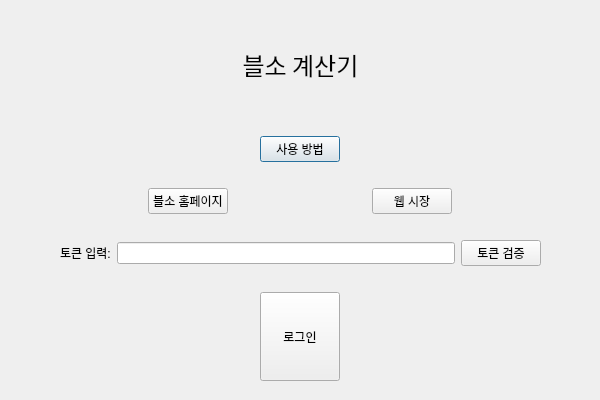
<?xml version="1.0" encoding="UTF-8"?>
<ui version="4.0">
 <class>LoginWindow</class>
 <widget class="QDialog" name="LoginWindow">
  <property name="enabled">
   <bool>true</bool>
  </property>
  <property name="geometry">
   <rect>
    <x>0</x>
    <y>0</y>
    <width>600</width>
    <height>400</height>
   </rect>
  </property>
  <property name="minimumSize">
   <size>
    <width>600</width>
    <height>400</height>
   </size>
  </property>
  <property name="maximumSize">
   <size>
    <width>600</width>
    <height>400</height>
   </size>
  </property>
  <property name="windowTitle">
   <string>Dialog</string>
  </property>
  <property name="layoutDirection">
   <enum>Qt::LeftToRight</enum>
  </property>
  <widget class="QWidget" name="verticalLayoutWidget">
   <property name="geometry">
    <rect>
     <x>10</x>
     <y>10</y>
     <width>581</width>
     <height>381</height>
    </rect>
   </property>
   <layout class="QVBoxLayout" name="verticalLayout">
    <property name="sizeConstraint">
     <enum>QLayout::SetMaximumSize</enum>
    </property>
    <item>
     <widget class="QLabel" name="lbl_main">
      <property name="font">
       <font>
        <family>Agency FB</family>
       </font>
      </property>
      <property name="styleSheet">
       <string notr="true"/>
      </property>
      <property name="text">
       <string>&lt;html&gt;&lt;head/&gt;&lt;body&gt;&lt;p align=&quot;center&quot;&gt;&lt;span style=&quot; font-size:18pt;&quot;&gt;블소 계산기&lt;/span&gt;&lt;/p&gt;&lt;/body&gt;&lt;/html&gt;</string>
      </property>
      <property name="alignment">
       <set>Qt::AlignCenter</set>
      </property>
     </widget>
    </item>
    <item>
     <layout class="QHBoxLayout" name="horizontalLayout_4">
      <property name="topMargin">
       <number>10</number>
      </property>
      <property name="bottomMargin">
       <number>10</number>
      </property>
      <item>
       <widget class="QPushButton" name="btn_help">
        <property name="sizePolicy">
         <sizepolicy hsizetype="Maximum" vsizetype="Maximum">
          <horstretch>0</horstretch>
          <verstretch>0</verstretch>
         </sizepolicy>
        </property>
        <property name="text">
         <string>사용 방법</string>
        </property>
       </widget>
      </item>
     </layout>
    </item>
    <item>
     <layout class="QHBoxLayout" name="horizontalLayout">
      <property name="topMargin">
       <number>10</number>
      </property>
      <property name="bottomMargin">
       <number>10</number>
      </property>
      <item>
       <widget class="QPushButton" name="btn_bns_web">
        <property name="sizePolicy">
         <sizepolicy hsizetype="Maximum" vsizetype="Fixed">
          <horstretch>0</horstretch>
          <verstretch>0</verstretch>
         </sizepolicy>
        </property>
        <property name="text">
         <string>블소 홈페이지</string>
        </property>
       </widget>
      </item>
      <item>
       <widget class="QPushButton" name="btn_market">
        <property name="sizePolicy">
         <sizepolicy hsizetype="Maximum" vsizetype="Fixed">
          <horstretch>0</horstretch>
          <verstretch>0</verstretch>
         </sizepolicy>
        </property>
        <property name="text">
         <string>웹 시장</string>
        </property>
       </widget>
      </item>
     </layout>
    </item>
    <item>
     <layout class="QHBoxLayout" name="horizontalLayout_2">
      <property name="leftMargin">
       <number>50</number>
      </property>
      <property name="topMargin">
       <number>10</number>
      </property>
      <property name="rightMargin">
       <number>50</number>
      </property>
      <property name="bottomMargin">
       <number>10</number>
      </property>
      <item>
       <widget class="QLabel" name="lbl_input_token">
        <property name="text">
         <string>토큰 입력:</string>
        </property>
       </widget>
      </item>
      <item>
       <widget class="QLineEdit" name="le_input_token"/>
      </item>
      <item>
       <widget class="QPushButton" name="btn_token_check">
        <property name="text">
         <string>토큰 검증</string>
        </property>
       </widget>
      </item>
     </layout>
    </item>
    <item>
     <layout class="QHBoxLayout" name="horizontalLayout_3">
      <property name="topMargin">
       <number>10</number>
      </property>
      <property name="bottomMargin">
       <number>10</number>
      </property>
      <item>
       <widget class="QPushButton" name="btn_login">
        <property name="sizePolicy">
         <sizepolicy hsizetype="Maximum" vsizetype="Preferred">
          <horstretch>0</horstretch>
          <verstretch>0</verstretch>
         </sizepolicy>
        </property>
        <property name="baseSize">
         <size>
          <width>0</width>
          <height>0</height>
         </size>
        </property>
        <property name="text">
         <string>로그인</string>
        </property>
       </widget>
      </item>
     </layout>
    </item>
   </layout>
  </widget>
 </widget>
 <resources/>
 <connections/>
</ui>
